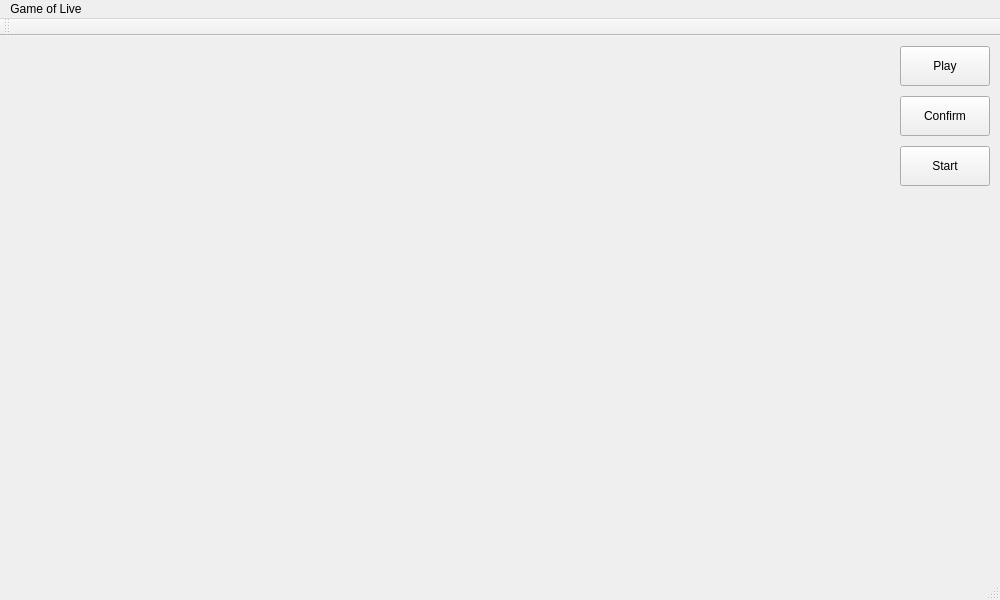
<?xml version="1.0" encoding="UTF-8"?>
<ui version="4.0">
 <class>MainWindow</class>
 <widget class="QMainWindow" name="MainWindow">
  <property name="geometry">
   <rect>
    <x>0</x>
    <y>0</y>
    <width>1000</width>
    <height>600</height>
   </rect>
  </property>
  <property name="minimumSize">
   <size>
    <width>1000</width>
    <height>600</height>
   </size>
  </property>
  <property name="maximumSize">
   <size>
    <width>1000</width>
    <height>600</height>
   </size>
  </property>
  <property name="windowTitle">
   <string>MainWindow</string>
  </property>
  <widget class="QWidget" name="centralWidget">
   <widget class="QPushButton" name="playButton">
    <property name="geometry">
     <rect>
      <x>900</x>
      <y>10</y>
      <width>90</width>
      <height>40</height>
     </rect>
    </property>
    <property name="text">
     <string>Play</string>
    </property>
   </widget>
   <widget class="QPushButton" name="confirmButton">
    <property name="geometry">
     <rect>
      <x>900</x>
      <y>60</y>
      <width>90</width>
      <height>40</height>
     </rect>
    </property>
    <property name="text">
     <string>Confirm</string>
    </property>
   </widget>
   <widget class="QPushButton" name="startButton">
    <property name="geometry">
     <rect>
      <x>900</x>
      <y>110</y>
      <width>90</width>
      <height>40</height>
     </rect>
    </property>
    <property name="text">
     <string>Start</string>
    </property>
   </widget>
  </widget>
  <widget class="QMenuBar" name="menuBar">
   <property name="geometry">
    <rect>
     <x>0</x>
     <y>0</y>
     <width>1000</width>
     <height>21</height>
    </rect>
   </property>
   <widget class="QMenu" name="menuGame_of_Live">
    <property name="title">
     <string>Game of Live</string>
    </property>
   </widget>
   <addaction name="menuGame_of_Live"/>
  </widget>
  <widget class="QToolBar" name="mainToolBar">
   <attribute name="toolBarArea">
    <enum>TopToolBarArea</enum>
   </attribute>
   <attribute name="toolBarBreak">
    <bool>false</bool>
   </attribute>
  </widget>
  <widget class="QStatusBar" name="statusBar"/>
 </widget>
 <layoutdefault spacing="6" margin="11"/>
 <resources/>
 <connections/>
</ui>
